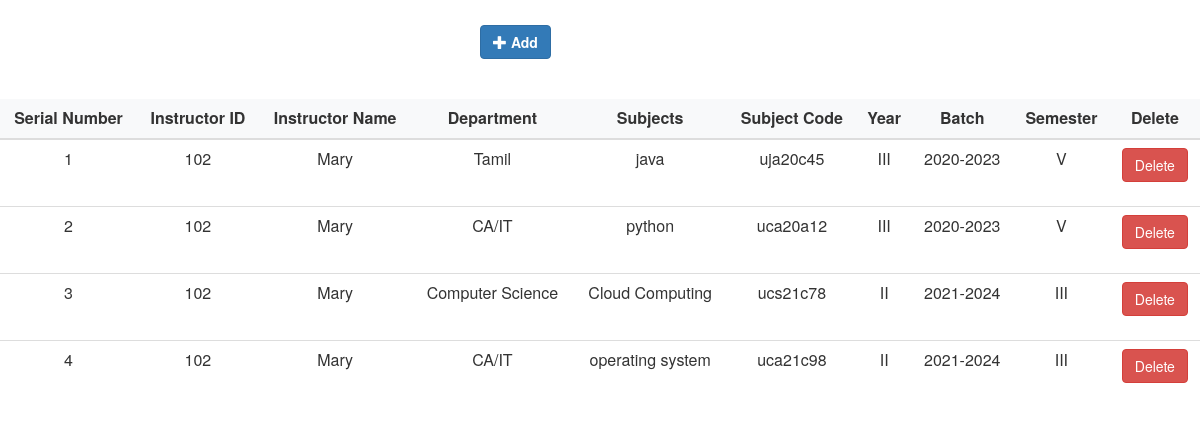
Page /instructor/subject.php (signed in) on the committed database.
### tables this page shows
CREATE TABLE `instructorsubject` (
  `id` int(45) NOT NULL,
  `instructor_id` varchar(500) NOT NULL,
  `instructor_name` varchar(500) NOT NULL,
  `instructor_gmail` varchar(50) NOT NULL,
  `instructor_department` varchar(50) NOT NULL,
  `department` varchar(50) NOT NULL,
  `subject` varchar(500) NOT NULL,
  `subjectcode` varchar(50) NOT NULL,
  `Year` varchar(10) NOT NULL,
  `Batch` varchar(50) NOT NULL,
  `Semester` varchar(50) NOT NULL
);

### instructor/subject.php (the view, shortened to what this page needs)
<html>
<head>
    <link rel="stylesheet" href="https://cdn.jsdelivr.net/npm/bootstrap@4.0.0/dist/css/bootstrap.min.css">
    <link href="//maxcdn.bootstrapcdn.com/bootstrap/3.3.0/css/bootstrap.min.css" rel="stylesheet" id="bootstrap-css">
</head>
<body>
    <div class="container">
        <div class="row">
            <a href="addsubject-html.php" class="btn btn-primary a-btn-slide-text">
                <span input type="submit" class="glyphicon glyphicon-plus" aria-hidden="true"></span>
                <span><strong>Add</strong></span>
            </a>
        </div>
    </div>
    <?php
    echo  "<br><br>";
    ?>
    <table class="table align-middle mb-0 bg-white table-hover">
        <thead class="bg-light">
            <tr>
                <th>Serial Number</th>
                <th>Instructor ID</th>
                <th>Instructor Name</th>
                <th>Department</th>
                <th>Subjects</th>
                <th>Subject Code</th>
                <th>Year</th>
                <th>Batch</th>
                <th>Semester</th>
                <th>Delete</th>
            </tr>
        </thead>
        <tbody>
            <?php
            include_once('../dbconfig.php');
            if ($connection) {
                $count = 1;
                $name = $_SESSION['instructor_name'];
                $id=$_SESSION['instructor_id'];
                $gmail=$_SESSION['instructor_gmail'];
                $query="select * from instructorsubject where instructor_name='$name' and instructor_id='$id' and instructor_gmail='$gmail'";
                $result = mysqli_query($connection, $query);
                if(mysqli_num_rows($result)>0)
                {
                while ($row = mysqli_fetch_array($result)) {
            ?>
                    <tr>
                        <td>
                            <?php echo ($count); ?>
                        </td>
                        <td>
                            <div class="ms-3">
                                <p class="fw-bold mb-1"><?php echo ($row[1]); ?></p>
                            </div>
                        </td>
                        <td>
                            <div class="ms-3">
                                <p class="fw-bold mb-1"><?php echo ($row[2]); ?></p>
                            </div>
                        </td>
                        <td>
                            <div class="ms-3">
                                <p class="fw-bold mb-1"><?php echo ($row[5]); ?></p>
                            </div>
                        </td>
                        <td>
                            <div class="ms-3">
                                <p class="fw-bold mb-1"><?php echo ($row[6]); ?></p>
                            </div>
                        </td>
                        <td>
                            <div class="ms-3">
                                <p class="fw-bold mb-1"><?php echo ($row[7]); ?></p>
                            </div>
                        </td>
                        <td>
                            <div class="ms-3">
                                <p class="fw-bold mb-1"><?php echo ($row[8]); ?></p>
                            </div>
                        </td>
                        <td>
                            <div class="ms-3">
                                <p class="fw-bold mb-1"><?php echo ($row[9]); ?></p>
                            </div>
                        </td><td>
                            <div class="ms-3">
                                <p class="fw-bold mb-1"><?php echo ($row[10]); ?></p>
                            </div>
                        </td>
                        <td>
                            <form action="delete-subject.php?department=<?php echo($row[5]);?>&subjectcode=<?php echo($row[7]);?>" method="POST">
                                <input type="submit" value="Delete" class="btn btn-danger">
                            </form>
                        </td>
                    </tr>
            <?php
                    $count = $count + 1;
                }
            }
            else
            {
             ?>
                <tr>
                        <td colspan="8">no records found</td>
                </tr>
            <?php
            }
            }
            else
            {
                die('could not connect with database' . mysqli_connect_error());
            }
            ?>
        </tbody>
    </table>
</body>
</html>

### instructor/subject.php (style rules this page uses)
.row { padding-left: 450px; padding-top: 25px; }
td, th { text-align: center; }

### rows in the picture
instructorsubject: instructor "102", instructor_name "Mary", department "Tamil", subject "java", subjectcode "uja20c45", Year "III", Batch "2020-2023", Semester "V"
instructorsubject: instructor "102", instructor_name "Mary", department "CA/IT", subject "python", subjectcode "uca20a12", Year "III", Batch "2020-2023", Semester "V"
instructorsubject: instructor "102", instructor_name "Mary", department "Computer Science", subject "Cloud Computing", subjectcode "ucs21c78", Year "II", Batch "2021-2024", Semester "III"
instructorsubject: instructor "102", instructor_name "Mary", department "CA/IT", subject "operating system", subjectcode "uca21c98", Year "II", Batch "2021-2024", Semester "III"
